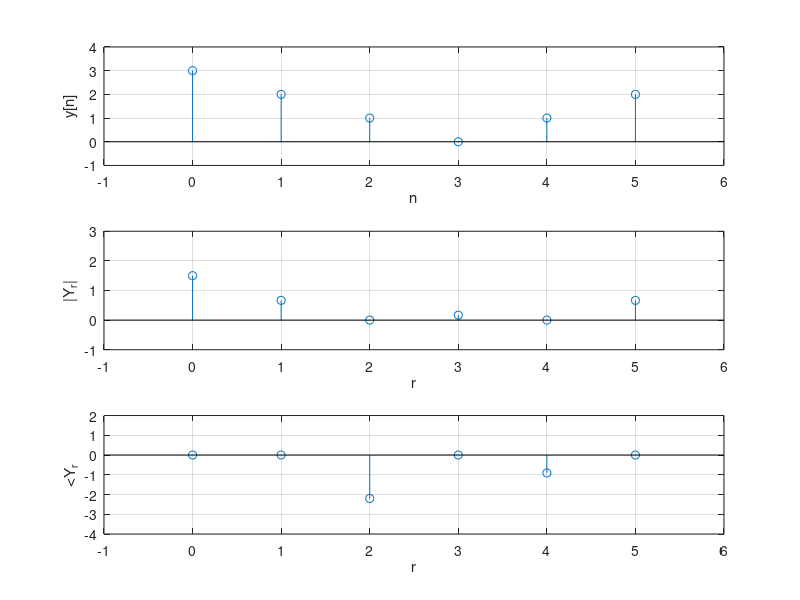

Recreate this plot in MATLAB.
N_0=6;
n= (0:N_0-1);
omega_0=2*pi/N_0;
y_n= [3 2 1 0 1 2]; 
for r=0:N_0-1
    Y_r(r+1)=sum(y_n.*exp(-1i*r*omega_0*n))/N_0;
end 
r=n;
figure (2);
subplot (311); stem(n, y_n); xlabel('n'); ylabel('y[n]'); axis([-1 6 -1 4]); grid; 
subplot (312); stem(r, abs (Y_r)); xlabel('r'); ylabel('|Y_r|'); axis ([-1 6 -1 3]); grid; 
subplot (313); stem(r, angle(Y_r)); xlabel('r'); ylabel('<Y_r'); axis([-1 6 -4 2]); grid;